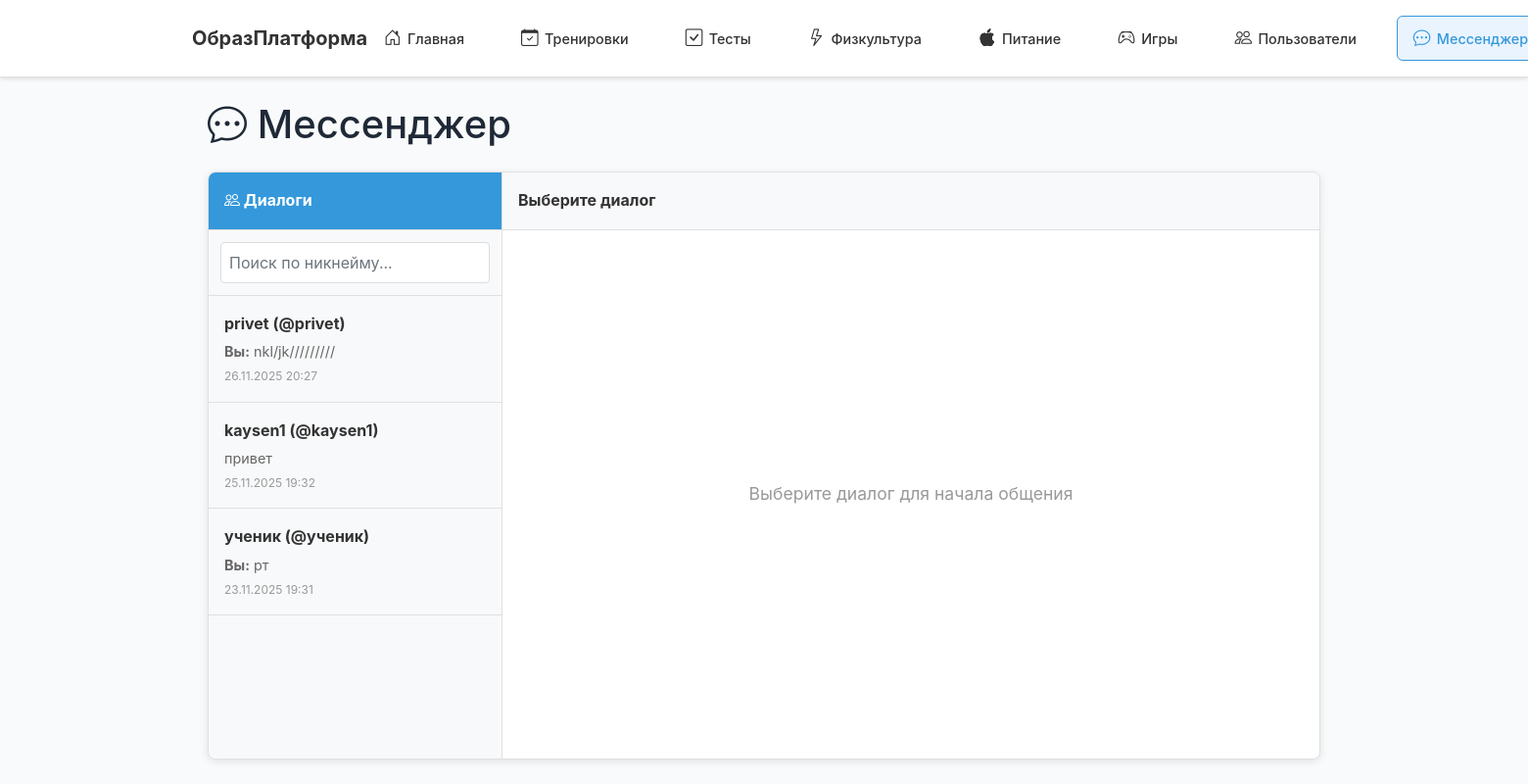
/messenger (signed in), run on the app's committed database.
### models.py (models this page shows, shortened)
class User(UserMixin, db.Model):
    id = db.Column(db.Integer, primary_key=True)
    username = db.Column(db.String(80), unique=True, nullable=False)
    nickname = db.Column(db.String(80), unique=True, nullable=True)  # Уникальный никнейм для поиска
    email = db.Column(db.String(120), unique=True, nullable=False)
    password = db.Column(db.String(200), nullable=False)
    role = db.Column(db.String(20), nullable=False, default='student')  # 'teacher' или 'student'
    mentor_id = db.Column(db.Integer, db.ForeignKey('user.id'))  # Привязка ученика к учителю
    created_at = db.Column(db.DateTime, default=datetime.utcnow)
    mentor = db.relationship(
        'User',
        remote_side=[id],
        backref=db.backref('assigned_students', lazy='dynamic'),
        foreign_keys=[mentor_id],
        post_update=True
    )
    def is_teacher(self):
        return self.role == 'teacher'
    test_results = db.relationship('TestResult', backref='user', lazy=True)
    pe_results = db.relationship('PhysicalEducationResult', backref='user', lazy=True)
    homeworks = db.relationship('Homework', backref='user', lazy=True)
    training_programs = db.relationship('TrainingProgram', backref='user', lazy=True)
    nutrition_diaries = db.relationship('NutritionDiary', backref='user', lazy=True)
    sent_messages = db.relationship('Message', foreign_keys='Message.sender_id', backref='sender', lazy=True)
    received_messages = db.relationship('Message', foreign_keys='Message.receiver_id', backref='receiver', lazy=True)

class Message(db.Model):
    id = db.Column(db.Integer, primary_key=True)
    sender_id = db.Column(db.Integer, db.ForeignKey('user.id'), nullable=False)
    receiver_id = db.Column(db.Integer, db.ForeignKey('user.id'), nullable=False)
    content = db.Column(db.Text, nullable=False)
    is_read = db.Column(db.Boolean, default=False)
    created_at = db.Column(db.DateTime, default=datetime.utcnow)

### app.py (the view)
@app.route('/messenger')
@login_required
def messenger():
    user_messages = Message.query.filter(
        or_(
            Message.sender_id == current_user.id,
            Message.receiver_id == current_user.id
        )
    ).order_by(Message.created_at.desc()).all()
    conversations = []
    seen_users = set()
    for message in user_messages:
        other_user_id = message.receiver_id if message.sender_id == current_user.id else message.sender_id
        if other_user_id in seen_users:
            continue
        other_user = User.query.get(other_user_id)
        if not other_user:
            continue
        unread_count = Message.query.filter_by(
            sender_id=other_user_id,
            receiver_id=current_user.id,
            is_read=False
        ).count()
        conversations.append({
            'user': other_user,
            'last_message': message,
            'unread_count': unread_count
        })
        seen_users.add(other_user_id)
    return render_template('messenger.html', conversations=conversations)

### app.py (called while the page is built)
@login_manager.user_loader
def load_user(user_id):
    return User.query.get(int(user_id))

### templates/messenger.html (shortened to what this page needs)
{% extends "base.html" %}
{% block content %}
<div class="container mt-4">
    <h1 class="mb-4"><i class="bi bi-chat-dots"></i> Мессенджер</h1>
    <div class="messenger-container">
        <div class="conversations-list">
            <div class="conversations-header">
                <i class="bi bi-people"></i> Диалоги
            </div>
            <div style="padding: 0.75rem; border-bottom: 1px solid #e0e0e0;">
                <input type="text" id="userSearch" class="form-control" placeholder="Поиск по никнейму..."
                       style="width: 100%; padding: 0.5rem; border: 1px solid #ddd; border-radius: 4px;"
                       onkeyup="searchUsers(this.value)">
            </div>
            {% if conversations %}
                {% for conv in conversations %}
                <div class="conversation-item" data-user-id="{{ conv.user.id }}" data-username="{{ conv.user.username }}" onclick="loadConversation({{ conv.user.id }}, this.dataset.username)">
                    <div class="conversation-info">
                        <div class="conversation-username">{{ conv.user.nickname or conv.user.username }} (@{{ conv.user.nickname or conv.user.username }})</div>
                        {% if conv.last_message %}
                            <div class="conversation-preview">
                                {% if conv.last_message.sender_id == current_user.id %}
                                    <strong>Вы:</strong>
                                {% endif %}
                                {{ conv.last_message.content[:50] }}{% if conv.last_message.content|length > 50 %}...{% endif %}
                            </div>
                            <div class="conversation-time">
                                {{ conv.last_message.created_at.strftime('%d.%m.%Y %H:%M') }}
                            </div>
                        {% else %}
                            <div class="conversation-preview" style="color: #999;">Нет сообщений</div>
                        {% endif %}
                    </div>
                </div>
                {% endfor %}
            {% else %}
                <div class="no-conversations">
                    <p>Нет диалогов</p>
                    <p style="font-size: 0.9rem;">Начните новый диалог, выбрав пользователя</p>
                </div>
            {% endif %}
        </div>
        <div class="chat-area">
            <div class="chat-header" id="chatHeader">
                <span id="chatUserName">Выберите диалог</span>
            </div>
            <div class="chat-messages" id="chatMessages">
                <div class="empty-chat">
                    Выберите диалог для начала общения
                </div>
            </div>
        </div>
    </div>
</div>
{% endblock %}

### static/css/style.css (style rules this page uses)
:root { --primary: #4361ee; --primary-dark: #3730a3; --success: #10b981; --danger: #ef4444; --text: #1f2937; --text-light: #6b7280; --bg: #f9fafb; --white: #ffffff; --border: #e5e7eb; }
* { margin: 0; padding: 0; box-sizing: border-box; }
body { font-family: -apple-system, BlinkMacSystemFont, 'Segoe UI', sans-serif; background: var(--bg); color: var(--text); line-height: 1.6; }
.container { max-width: 1200px; margin: 1rem auto; padding: 0 1rem; }

### templates/messenger.html (style rules this page uses)
.messenger-container { display: flex; height: calc(100vh - 200px); border: 1px solid #e0e0e0; border-radius: 8px; overflow: hidden; background: #fff; box-shadow: 0 2px 8px rgba(0,0,0,0.1); }
.conversations-list { width: 300px; border-right: 1px solid #e0e0e0; overflow-y: auto; background: #f8f9fa; }
.conversations-header { padding: 1rem; background: #3498db; color: white; font-weight: bold; border-bottom: 1px solid #e0e0e0; }
.conversation-item { padding: 1rem; border-bottom: 1px solid #e0e0e0; cursor: pointer; transition: background 0.2s; display: flex; justify-content: space-between; align-items: center; }
.conversation-info { flex: 1; }
.conversation-username { font-weight: bold; color: #333; margin-bottom: 0.25rem; }
.conversation-preview { font-size: 0.9rem; color: #666; overflow: hidden; text-overflow: ellipsis; white-space: nowrap; }
.conversation-time { font-size: 0.75rem; color: #999; margin-top: 0.25rem; }
.chat-area { flex: 1; display: flex; flex-direction: column; }
.chat-header { padding: 1rem; background: #f8f9fa; border-bottom: 1px solid #e0e0e0; font-weight: bold; color: #333; display: flex; align-items: center; justify-content: space-between; }
.chat-messages { flex: 1; overflow-y: auto; padding: 1rem; background: #ffffff; }
.empty-chat { display: flex; align-items: center; justify-content: center; height: 100%; color: #999; font-size: 1.1rem; }

### data on the page
User: user "privet", user "privet"
Message: last_message "nkl/jk/////////", last_message.created_at "26.11.2025 20:27"
User: user "kaysen1", user "kaysen1"
Message: last_message "привет", last_message.created_at "25.11.2025 19:32"
User: user "ученик", user "ученик"
Message: last_message "рт", last_message.created_at "23.11.2025 19:31"
